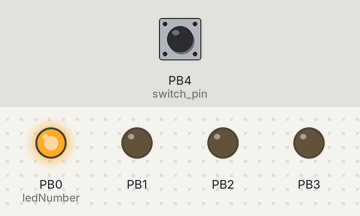
This sketch was run on a simulated ATtiny85, built with avr-gcc and run on an emulated ATtiny85. Parts: output pins drawn as LEDs (lit = HIGH). The inputs (shaded band) are chosen by the test bench; at power-on: PB4 (switch_pin) HIGH.

Above: at 1.2 s.
1.3 s: PB4 (switch_pin) pulsed LOW 5 times (0.12 s each, 0.3 s apart)
At 1.87 s:
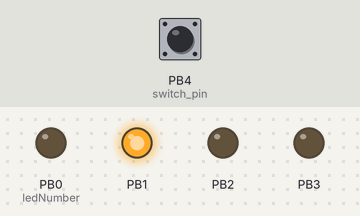
4.3 s: PB4 (switch_pin) pulled LOW for 0.15 s
At 5.6 s:
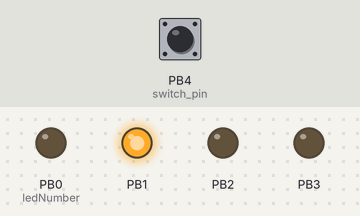
5.9 s: PB4 (switch_pin) pulled LOW for 1 s
At 8.2 s:
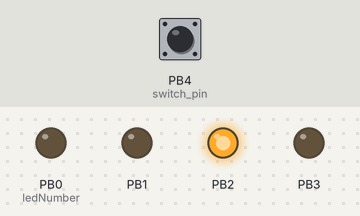
Timing chart, 0 to 9.7 s (numbered marks = the images above; inputs shaded):
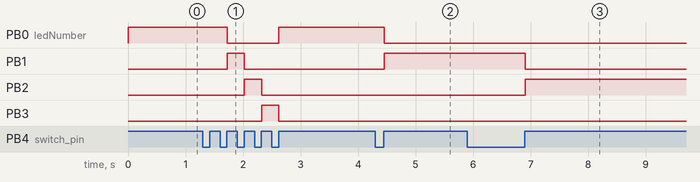

Measured:
- after the input at 1.3 s, PB0 (ledNumber): HIGH → LOW after 0.42 s, → HIGH 0.90 s later; PB1: LOW → HIGH after 0.42 s, → LOW 0.30 s later; PB2: LOW → HIGH after 0.72 s, → LOW 0.30 s later; PB3: LOW → HIGH after 1.0 s, → LOW 0.30 s later
- after the input at 4.3 s, PB0 (ledNumber): HIGH → LOW after 0.15 s; PB1: LOW → HIGH after 0.15 s
- after the input at 5.9 s, PB1: HIGH → LOW after 1.0 s; PB2: LOW → HIGH after 1.0 s

The sketch:

CriticalHit_Sequence_2015.ino
```cpp
/*Code for the sequence attiny45/85 chip  in which pins toggle on in sequence
 * when the switch is pressed.
 */
//                          attiny45/85
//                    reset -+---+- power
//           (toggle 4) pb3 -+*  +- pb2 (toggle 3)
//       (switch input) pb4 -+   +- pb1 (toggle 2)
//                   ground -+---+- pb0 (toggle 1)
//
//                on toggles to the next pin

int ledNumber= 0;


void setup() {
  pinMode(0, OUTPUT);
  pinMode(1, OUTPUT);
  pinMode(2, OUTPUT);
  pinMode(3, OUTPUT);

  pinMode(4, INPUT);   // switch pin
  digitalWrite(4, HIGH);  // turn on pull-up resistor

  digitalWrite(0, HIGH); // start with light 1 on
}

void loop() {
  int switchValue = digitalRead(4); // read the switch.  0 if closed, 1 if open
  if (switchValue==0)
  {
    int switchDebounce = digitalRead(4);
    while (switchDebounce == 0)
    {
      switchDebounce = digitalRead(4);
      delay(1);
    }
  }

  if (switchValue == 0)
  {
    digitalWrite(0, LOW);
    digitalWrite(1, LOW);
    digitalWrite(2, LOW);
    digitalWrite(3, LOW);
    digitalWrite(ledNumber, HIGH);

    ledNumber++;

    if (ledNumber== 4)
    {
      ledNumber = 0;
    }
  }
}
```
